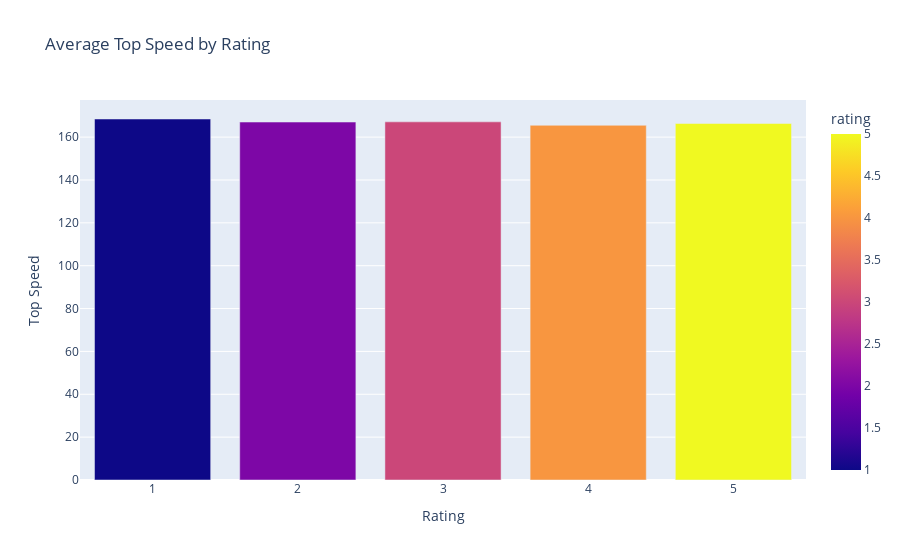

The notebook cell saved with this chart:
### Code cell
fig = px.bar(rtg_by_spd,x='rating',y='top speed',color='rating',
             title='Average Top Speed by Rating')
fig.update_xaxes(title='Rating')
fig.update_yaxes(title='Top Speed')
fig.show()

### Figure 1 — Plotly figure (JSON) as saved in the notebook; plotly's stock layout.template omitted (floating-point values rounded to 4 significant figures)
{"data": [{"alignmentgroup": "True", "hovertemplate": "rating=%{marker.color}<br>top speed=%{y}<extra></extra>", "legendgroup": "", "marker": {"color": [1, 2, 3, 4, 5], "coloraxis": "coloraxis", "pattern": {"shape": ""}}, "name": "", "offsetgroup": "", "orientation": "v", "showlegend": false, "textposition": "auto", "type": "bar", "x": [1, 2, 3, 4, 5], "xaxis": "x", "y": [168.5, 167.0, 167.1, 165.5, 166.4], "yaxis": "y"}], "layout": {"barmode": "relative", "coloraxis": {"colorbar": {"title": {"text": "rating"}}, "colorscale": [[0, "#0d0887"], [0.1111, "#46039f"], [0.2222, "#7201a8"], [0.3333, "#9c179e"], [0.4444, "#bd3786"], [0.5556, "#d8576b"], [0.6667, "#ed7953"], [0.7778, "#fb9f3a"], [0.8889, "#fdca26"], [1, "#f0f921"]]}, "legend": {"tracegroupgap": 0}, "title": {"text": "Average Top Speed by Rating"}, "xaxis": {"anchor": "y", "domain": [0, 1], "title": {"text": "Rating"}}, "yaxis": {"anchor": "x", "domain": [0, 1], "title": {"text": "Top Speed"}}}}
